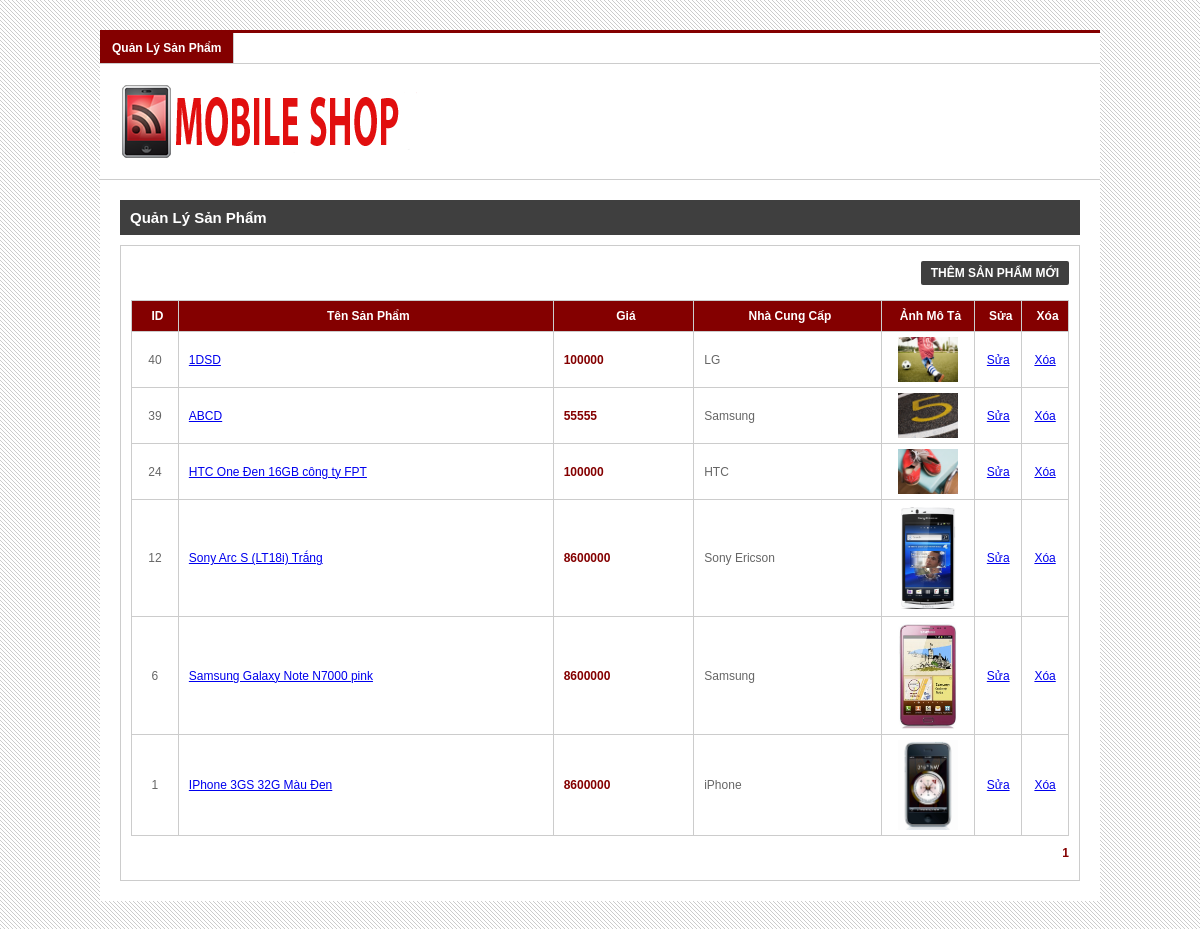
Page /quantri.php?page_layout=danhsachsp (signed in) on the committed database.
### tables this page shows
CREATE TABLE IF NOT EXISTS `sanpham` (
  `id_sp` int(10) NOT NULL,
  `id_dm` int(10) NOT NULL,
  `ten_sp` varchar(255) NOT NULL,
  `anh_sp` varchar(255) NOT NULL,
  `gia_sp` int(10) NOT NULL,
  `bao_hanh` varchar(255) NOT NULL,
  `phu_kien` varchar(255) NOT NULL,
  `tinh_trang` varchar(255) NOT NULL,
  `khuyen_mai` varchar(255) NOT NULL,
  `trang_thai` varchar(255) NOT NULL,
  `dac_biet` int(1) NOT NULL,
  `chi_tiet_sp` text NOT NULL
);

CREATE TABLE IF NOT EXISTS `dmsanpham` (
  `id_dm` int(10) NOT NULL,
  `ten_dm` varchar(255) NOT NULL
);

### danhsachsp.php (the view, shortened to what this page needs)
<?php
if(isset($_GET['page'])){
	$page = $_GET['page'];
}
else{
	$page = 1;
}
$rowsPerPage = 10;
$firstRow = $page*$rowsPerPage - $rowsPerPage;
$sql = "SELECT * FROM sanpham
				 INNER JOIN dmsanpham
				 ON sanpham.id_dm = dmsanpham.id_dm
				 ORDER BY id_sp DESC
				 LIMIT $firstRow, $rowsPerPage";
$query = mysql_query($sql);
$totalRow = mysql_num_rows(mysql_query("SELECT * FROM sanpham"));
$totalPage = ceil($totalRow/$rowsPerPage);
$listPage = '';
for($i=1; $i <= $totalPage; $i++){
		if($i == $page){
			$listPage .= '<span>'.$i.'</span> ';
		}
		else{
			$listPage .= '<a href="'.$_SERVER['PHP_SELF'].'?page_layout=danhsachsp&page='.$i.'">'.$i.'</a> ';
		}
}
?>
<h2>quản lý sản phẩm</h2>
<div id="main">
    <p id="add-prd"><a href="quantri.php?page_layout=themsp"><span style="color:#fff;background:#3F3F3F;border-radius:2px;font-size:12px;">thêm sản phẩm mới</span></a></p>
    <table id="prds" border="0" cellpadding="0" cellspacing="0" width="100%">
        <tr id="prd-bar">
            <td width="5%">ID</td>
            <td width="40%">Tên sản phẩm</td>
            <td width="15%">Giá</td>
            <td width="20%">Nhà cung cấp</td>
            <td width="10%">Ảnh mô tả</td>
            <td width="5%">Sửa</td>
            <td width="5%">Xóa</td>
        </tr>
<?php while($row = mysql_fetch_array($query)){?>
        <tr>
            <td><span><?php echo $row['id_sp'];?></span></td>
            <td class="l5"><a href="quantri.php?page_layout=suasp&id_sp=<?php echo $row['id_sp'];?>"><?php echo $row['ten_sp'];?></a></td>
            <td class="l5"><span class="price"><?php echo $row['gia_sp'];?></span></td>
            <td class="l5"><?php echo $row['ten_dm'];?></td>
            <td><span class="thumb"><img width="60" src="anh/<?php echo $row['anh_sp'];?>" /></span></td>
            <td><a href="quantri.php?page_layout=suasp&id_sp=<?php echo $row['id_sp'];?>"><span>Sửa</span></a></td>
            <td><a onclick="return xoaSanpham();" href="xoasp.php?id_sp=<?php echo $row['id_sp'];?>"><span>Xóa</span></a></td>
        </tr>
<?php }?>
    </table>
    <p id="pagination"><?php echo $listPage;?></p>
</div>

### quantri.php (shortened to what this page needs)
<?php
if($_SESSION['tk'] == 'admin' && $_SESSION['mk'] == 'admin'){
?>
<!DOCTYPE html PUBLIC "-//W3C//DTD XHTML 1.0 Transitional//EN" "http://www.w3.org/TR/xhtml1/DTD/xhtml1-transitional.dtd">
<html xmlns="http://www.w3.org/1999/xhtml">
<head>
<link rel="stylesheet" type="text/css" href="css/quantri.css" />
<?php
	switch($_GET['page_layout']){
		case 'danhsachsp': echo '<link rel="stylesheet" type="text/css" href="css/danhsachsp.css" />';
		break;
	}
?>
</head>
<body>
<div id="wrapper">
	<div id="header">
    	<div id="navbar">
        	<ul>
            	<li id="admin-home"><a href="quantri.php">Quản lý sản phẩm</a></li>
            </ul>
        </div>
        <div id="banner">
        	<div id="logo"><a href="#"><img src="anh/logo.png" /></a></div>
        </div>
    </div>
    <div id="body">
        <?php
        	switch($_GET['page_layout']){
				case 'danhsachsp': include_once('danhsachsp.php');
				break;
			}
		?>
    </div>
</div>
</body>
</html>
<?php
}
else{
	header('location:index.php');
}
?>

### css/quantri.css (style rules this page uses)
* { margin:0px; padding:0px; }
body { font-family:Verdana, Geneva, sans-serif; font-size:12px; color:#666; background:url(../anh/bg.gif) top left repeat; }
#wrapper { width:1000px; height:auto; margin:30px auto; }
#header { width:1000px; height:auto; background:#FFF; }
#navbar { position:relative; width:1000px; height:auto; }
#navbar ul { width:1000px; height:30px; line-height:30px; border-top:3px solid #840000; border-bottom:1px solid #CCC; }
#navbar ul li { float:left; list-style:none; width:auto; height:30px; line-height:30px; font-family:Verdana, Geneva, sans-serif; font-size:12px; font-weight:bold; text-transform:capitalize; padding:0px 12px; border-right:1px solid #CCC; }
#navbar ul li#admin-home { background:#840000; }
#navbar ul li a { text-decoration:none; color:#000; }
#navbar ul li#admin-home a { color:#FFF; }
#banner { width:960px; height:auto; padding:20px; border-bottom:1px solid #CCC; }
#body { width:960px; height:auto; padding:20px; background:#FFF; }
#body h2 { width:940px; height:35px; line-height:35px; font-family:Verdana, Geneva, sans-serif; font-size:15px; font-weight:bold; color:#FFF; text-transform:capitalize; background:#3F3F3F; padding:0px 10px; }
#main { width:938px; height:auto; border:1px solid #CCC; padding:20px 10px; margin-top:10px; }

### css/danhsachsp.css (style rules this page uses)
#main p#add-prd { width:938px; height:auto; text-align:right; font-family:Verdana, Geneva, sans-serif; font-size:15px; font-weight:bold; text-transform:uppercase; margin-bottom:20px; }
#main p#add-prd a { text-decoration:none; color:#FFF; }
#main p#add-prd span { background-image:-moz-linear-gradient(center bottom , #C40000 36%, #D64C4A 58%); border-radius:6px 6px 6px 6px; padding:5px 10px; }
#main table#prds { width:938px; height:auto; border-top:1px solid #CCC; border-right:1px solid #CCC; }
#main table#prds tr td { border-left:1px solid #CCC; border-bottom:1px solid #CCC; }
#prd-bar { width:100%; height:30px; line-height:30px; background:#840000; }
#prd-bar td { font-family:Verdana, Geneva, sans-serif; font-size:12px; font-weight:bold; color:#FFF; text-transform:capitalize; padding-left:5px; text-align:center; }
#main table#prds tr td span { display:block; text-align:center; }
#main table#prds tr td span.thumb { padding:5px 0px; }
#main table#prds tr td.l5 { padding-left:10px; }
#main table#prds tr td span.price { font-weight:bold; color:#840000; text-align:left; }
p#pagination { width:938px; height:auto; text-align:right; font-family:Verdana, Geneva, sans-serif; font-size:12px; word-spacing:5px; padding-top:10px; }
p#pagination span { font-weight:bold; color:#840000;; }

### rows in the picture
sanpham: id_sp "40", ten_sp "1DSD", gia_sp "100000", id_dm.ten_dm "LG", anh_sp (picture)
sanpham: id_sp "39", ten_sp "ABCD", gia_sp "55555", id_dm.ten_dm "Samsung", anh_sp (picture)
sanpham: id_sp "24", ten_sp "HTC One Đen 16GB công ty FPT", gia_sp "100000", id_dm.ten_dm "HTC", anh_sp (picture)
sanpham: id_sp "12", ten_sp "Sony Arc S (LT18i) Trắng", gia_sp "8600000", id_dm.ten_dm "Sony Ericson", anh_sp (picture)
sanpham: id_sp "6", ten_sp "Samsung Galaxy Note N7000 pink", gia_sp "8600000", id_dm.ten_dm "Samsung", anh_sp (picture)
sanpham: id_sp "1", ten_sp "IPhone 3GS 32G Màu Đen", gia_sp "8600000", id_dm.ten_dm "iPhone", anh_sp (picture)
